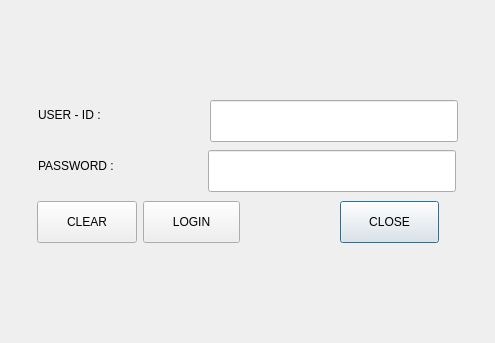
<?xml version="1.0" encoding="UTF-8"?>
<ui version="4.0">
 <class>AdminLogin</class>
 <widget class="QDialog" name="AdminLogin">
  <property name="minimumSize">
   <size>
    <width>0</width>
    <height>0</height>
   </size>
  </property>
  <property name="maximumSize">
   <size>
    <width>500</width>
    <height>500</height>
   </size>
  </property>
  <property name="windowTitle">
   <string>Dialog</string>
  </property>
  <property name="styleSheet">
   <string notr="true">font: 20pt &quot;Ubuntu&quot;;
font: 10pt &quot;Ubuntu&quot;;</string>
  </property>
  <widget class="QPushButton" name="close">
   <property name="geometry">
    <rect>
     <x>340</x>
     <y>201</y>
     <width>99</width>
     <height>42</height>
    </rect>
   </property>
   <property name="text">
    <string>CLOSE</string>
   </property>
  </widget>
  <widget class="QPushButton" name="clear">
   <property name="geometry">
    <rect>
     <x>37</x>
     <y>201</y>
     <width>100</width>
     <height>42</height>
    </rect>
   </property>
   <property name="text">
    <string>CLEAR</string>
   </property>
  </widget>
  <widget class="QPushButton" name="login_btn">
   <property name="geometry">
    <rect>
     <x>143</x>
     <y>201</y>
     <width>97</width>
     <height>42</height>
    </rect>
   </property>
   <property name="text">
    <string>LOGIN</string>
   </property>
  </widget>
  <widget class="QLabel" name="label_2">
   <property name="geometry">
    <rect>
     <x>38</x>
     <y>150</y>
     <width>164</width>
     <height>32</height>
    </rect>
   </property>
   <property name="styleSheet">
    <string notr="true">font: 63 14pt &quot;Ubuntu&quot;;
font: 75 11pt &quot;Ubuntu&quot;;</string>
   </property>
   <property name="text">
    <string>PASSWORD : </string>
   </property>
  </widget>
  <widget class="QLineEdit" name="passwd">
   <property name="geometry">
    <rect>
     <x>208</x>
     <y>150</y>
     <width>248</width>
     <height>42</height>
    </rect>
   </property>
   <property name="echoMode">
    <enum>QLineEdit::Password</enum>
   </property>
  </widget>
  <widget class="QLabel" name="label">
   <property name="geometry">
    <rect>
     <x>38</x>
     <y>100</y>
     <width>126</width>
     <height>30</height>
    </rect>
   </property>
   <property name="text">
    <string>USER - ID :</string>
   </property>
  </widget>
  <widget class="QLineEdit" name="userid">
   <property name="geometry">
    <rect>
     <x>210</x>
     <y>100</y>
     <width>248</width>
     <height>42</height>
    </rect>
   </property>
  </widget>
 </widget>
 <resources/>
 <connections/>
</ui>
